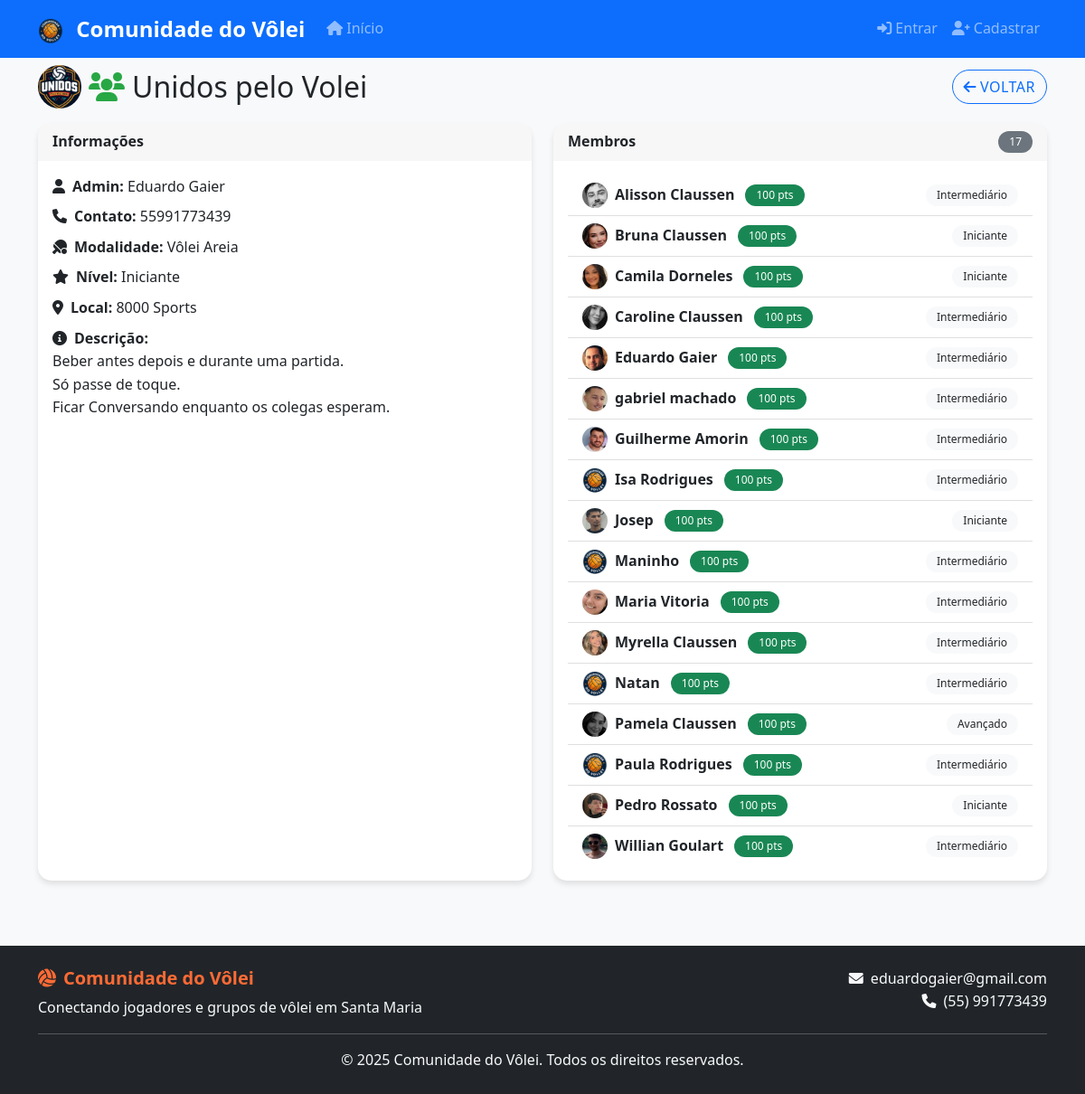
The app's page /grupos/grupo.php?id=15, older data.
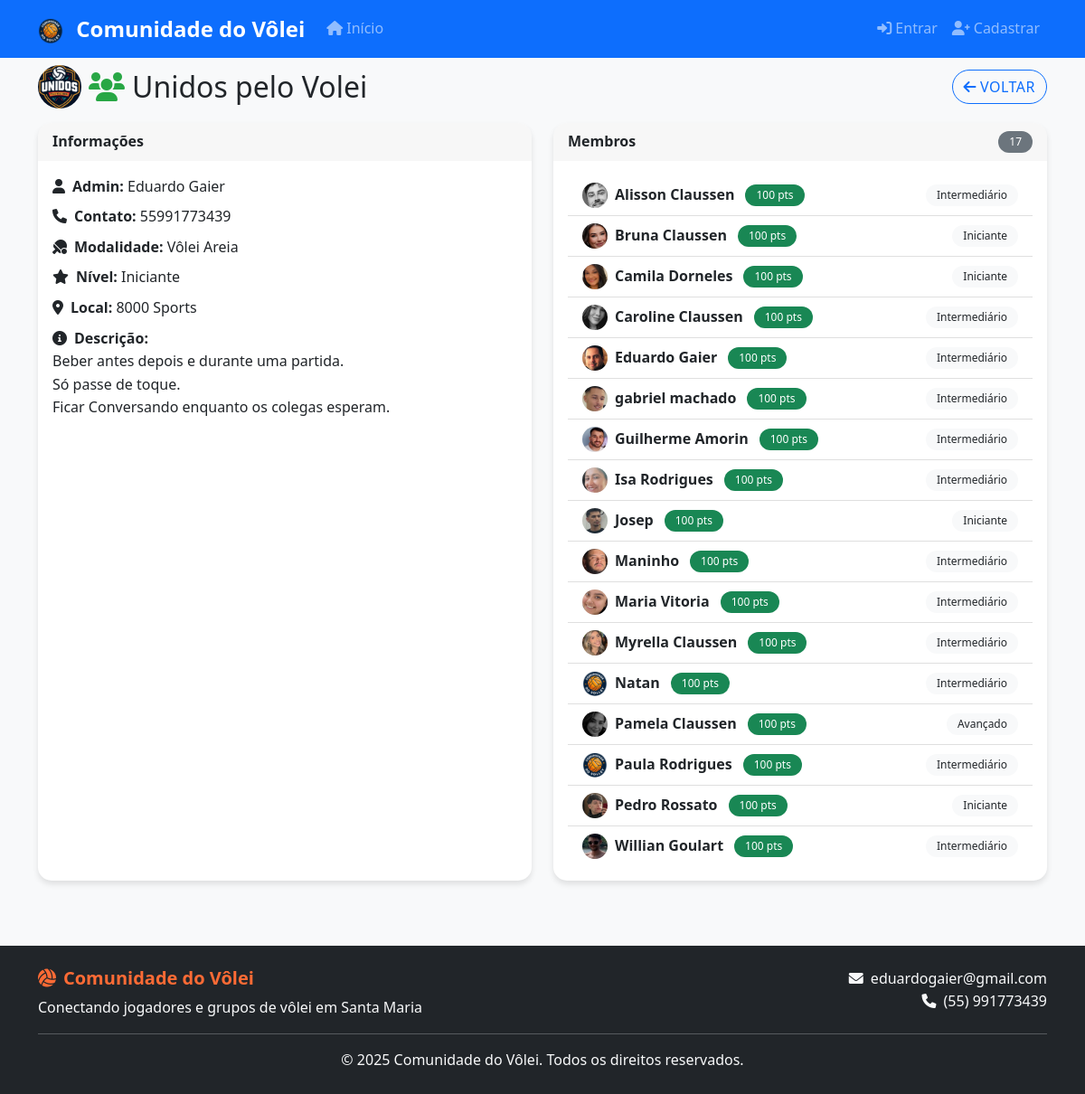
The same page, newer data.
### tables this page shows
CREATE TABLE `usuarios` (
  `id` int(11) NOT NULL,
  `nome` varchar(100) NOT NULL,
  `usuario` varchar(50) NOT NULL,
  `cpf` varchar(14) DEFAULT NULL,
  `telefone` varchar(15) DEFAULT NULL,
  `email` varchar(100) NOT NULL,
  `senha` varchar(255) NOT NULL,
  `nivel` enum('Iniciante','Intermediário','Avançado','Profissional') NOT NULL,
  `genero` enum('Masculino','Feminino') NOT NULL DEFAULT 'Masculino',
  `disponibilidade` text DEFAULT NULL,
  `data_aniversario` date DEFAULT NULL,
  `reputacao` int(11) DEFAULT 0,
  `foto_perfil` varchar(255) DEFAULT NULL,
  `data_cadastro` timestamp NOT NULL DEFAULT current_timestamp(),
  `ativo` tinyint(1) DEFAULT 1,
  `is_premium` tinyint(1) DEFAULT 0,
  `premium_ativado_em` timestamp NULL DEFAULT NULL,
  `premium_expira_em` timestamp NULL DEFAULT NULL,
  `ultimo_pagamento` timestamp NULL DEFAULT NULL,
  `is_admin` tinyint(1) DEFAULT 0
);

### includes/db_connect.php (called while the page is built, shortened)
<?php
function executeQuery($pdo, $sql, $params = []) {
    try {
        $stmt = $pdo->prepare($sql);
        $stmt->execute($params);
        return $stmt;
    } catch(PDOException $e) {
        error_log("Erro na query: " . $e->getMessage());
        return false;
    }
}
?>

### grupos/grupo.php (the view, shortened to what the changed rows need)
<?php
require_once '../includes/db_connect.php';
$grupo_id = isset($_GET['id']) ? (int)$_GET['id'] : 0;
$sql = "SELECT g.*, u.nome AS admin_nome
        FROM grupos g
        LEFT JOIN usuarios u ON u.id = g.administrador_id
        WHERE g.id = ? AND g.ativo = 1";
$stmt = executeQuery($pdo, $sql, [$grupo_id]);
$grupo = $stmt ? $stmt->fetch() : false;
$sql = "SELECT u.id, u.nome, u.nivel, u.foto_perfil, COALESCE(u.reputacao,0) AS reputacao
        FROM grupo_membros gm
        JOIN usuarios u ON u.id = gm.usuario_id
        WHERE gm.grupo_id = ? AND gm.ativo = 1
        ORDER BY u.nome";
$stmt = executeQuery($pdo, $sql, [$grupo_id]);
$membros = $stmt ? $stmt->fetchAll() : [];
include '../includes/header.php';
?>
<div class="row mb-3">
    <div class="col-12 d-flex justify-content-between align-items-center">
        <h2 class="mb-0 d-flex align-items-center gap-2">
            <?php if (!empty($grupo['logo_id'])): ?>
                <img src="<?php echo '../../assets/arquivos/logosgrupos/'.(int)$grupo['logo_id'].'.png'; ?>" alt="Logo do grupo" class="rounded-circle" width="48" height="48">
            <?php endif; ?>
            <span><i class="fas fa-users me-2"></i><?php echo htmlspecialchars($grupo['nome']); ?></span>
        </h2>
    </div>
</div>
<div class="row">
    <div class="col-md-6 mb-4">
        <div class="card h-100">
            <div class="card-body">
                <?php if (empty($membros)): ?>
                    <div class="text-muted">Nenhum membro no momento.</div>
                <?php else: ?>
                    <ul class="list-group list-group-flush">
                        <?php foreach ($membros as $m): ?>
                            <li class="list-group-item d-flex justify-content-between align-items-center">
                                <div class="d-flex align-items-center gap-2">
                                    <?php
                                    $avatar = $m['foto_perfil'] ?: '../../assets/arquivos/logo.png';
                                    if (!empty($m['foto_perfil'])) {
                                        if (strpos($m['foto_perfil'], 'http') === 0 || strpos($m['foto_perfil'], '/') === 0) {
                                            $avatar = $m['foto_perfil'];
                                        } elseif (strpos($m['foto_perfil'], '../../assets/') === 0 || strpos($m['foto_perfil'], '../assets/') === 0 || strpos($m['foto_perfil'], 'assets/') === 0) {
                                            if (strpos($m['foto_perfil'], '../../') !== 0) {
                                                if (strpos($m['foto_perfil'], '../') === 0) {
                                                    $avatar = '../' . ltrim($m['foto_perfil'], '/');
                                                } else {
                                                    $avatar = '../../' . ltrim($m['foto_perfil'], '/');
                                                }
                                            } else {
                                                $avatar = $m['foto_perfil'];
                                            }
                                        } else {
                                            $avatar = '../../assets/arquivos/' . ltrim($m['foto_perfil'], '/');
                                        }
                                    }
                                    $rep = (int)($m['reputacao'] ?? 0);
                                    $repBadgeClass = 'bg-danger';
                                    $repStyle = '';
                                    if ($rep > 75) {
                                        $repBadgeClass = 'bg-success';
                                    } elseif ($rep > 50) {
                                        $repBadgeClass = 'bg-warning text-dark';
                                    } elseif ($rep > 25) {
                                        $repBadgeClass = 'text-dark';
                                        $repStyle = 'background-color:#fd7e14;';
                                    }
                                    ?>
                                    <img src="<?php echo htmlspecialchars($avatar); ?>" alt="Avatar" class="rounded-circle" width="28" height="28" style="object-fit:cover;">
                                    <strong><?php echo htmlspecialchars($m['nome']); ?></strong>
                                    <span class="badge ms-1 <?php echo $repBadgeClass; ?>" style="<?php echo $repStyle; ?>"><?php echo (int)$m['reputacao']; ?> pts</span>
                                </div>
                                <span class="badge bg-light text-dark"><?php echo htmlspecialchars($m['nivel']); ?></span>
                            </li>
                        <?php endforeach; ?>
                    </ul>
                <?php endif; ?>
            </div>
        </div>
    </div>
</div>
<?php include '../includes/footer.php'; ?>

Row changes from the older to the newer data that the page shows:
changed usuarios "Isa Rodrigues": foto_perfil: picture added in place of a placeholder
changed usuarios "Maninho": foto_perfil: picture added in place of a placeholder
